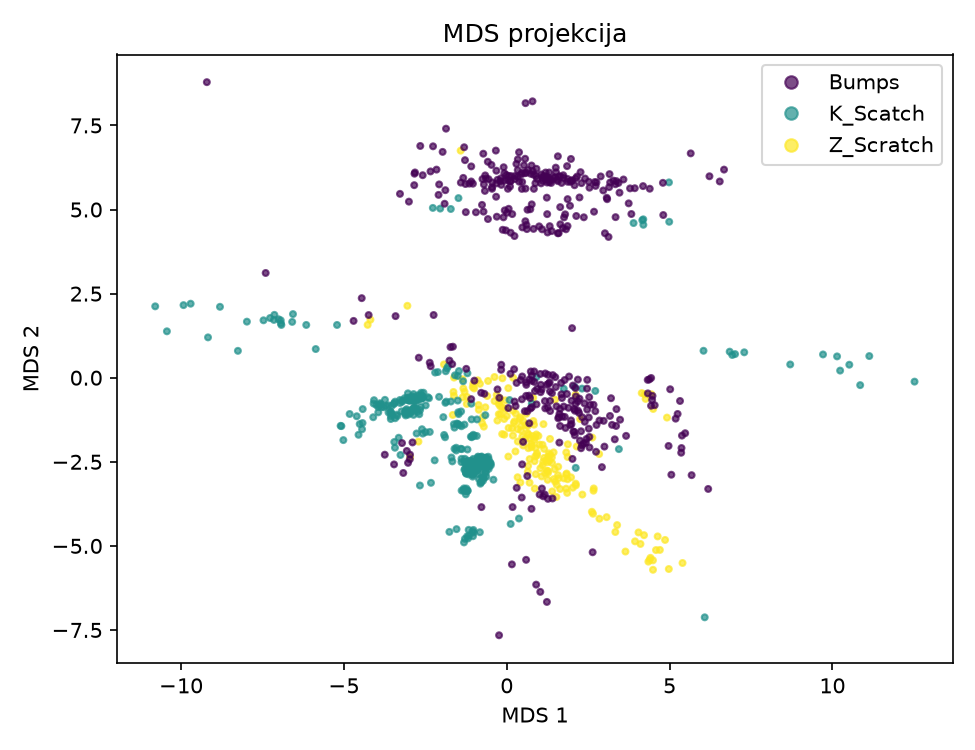

The script that saved this image:
import matplotlib.pyplot as plt
import numpy as np
import pandas as pd
from scipy.spatial.distance import pdist
from scipy.stats import spearmanr
from sklearn.manifold import MDS, trustworthiness
from sklearn.model_selection import StratifiedKFold, cross_val_score
from sklearn.neighbors import KNeighborsClassifier, NearestNeighbors

FAILAS = "../steel_plates_3_klases_normuota_robust.csv"
KAIMYNAI = [5, 15, 50]


def ikelti(failas):
    duomenys = pd.read_csv(failas)
    klase = duomenys["class"].astype("category")
    return duomenys.drop(columns="class"), klase.cat.codes.values, klase.cat.categories


def mds_projekcija(X):
    return MDS(n_components=2, n_init=1, max_iter=300, init="random", random_state=0).fit_transform(X)


X, kodai, klases = ikelti(FAILAS)

Z = mds_projekcija(X)


def kokybe(X, Z, kodai):
    d0, d1 = pdist(X.values), pdist(Z)
    rez = {
        "Spirmano ρ": spearmanr(d0, d1)[0],
        "Normuotas įtempimas": ((d0 - d1) ** 2).sum() / (d0 ** 2).sum(),
    }
    for k in KAIMYNAI:
        rez[f"T{k}"] = trustworthiness(X.values, Z, n_neighbors=k)
    for k in KAIMYNAI:
        rez[f"C{k}"] = trustworthiness(Z, X.values, n_neighbors=k)
    for k in KAIMYNAI:
        b = NearestNeighbors(n_neighbors=k + 1).fit(Z).kneighbors(Z, return_distance=False)[:, 1:]
        rez[f"NH{k}"] = np.mean(kodai[b] == kodai[:, None])
    return rez


def piesti(Z, kodai, pavadinimas, failas):
    plt.figure(figsize=(6.5, 5))
    sc = plt.scatter(Z[:, 0], Z[:, 1], c=kodai, s=8, alpha=0.7)
    plt.legend(sc.legend_elements()[0], klases)
    plt.title(pavadinimas)
    plt.xlabel("MDS 1")
    plt.ylabel("MDS 2")
    plt.tight_layout()
    plt.savefig(failas, dpi=150)
    plt.close()


print("2D projekcijos kokybė:")
print(pd.Series(kokybe(X, Z, kodai)).round(3).to_string())

tikslumas = cross_val_score(KNeighborsClassifier(5), Z, kodai,
                            cv=StratifiedKFold(5, shuffle=True, random_state=0)).mean()
print(f"\nkNN tikslumas (2D): {tikslumas * 100:.1f} %")

piesti(Z, kodai, "MDS projekcija", "mds.png")
